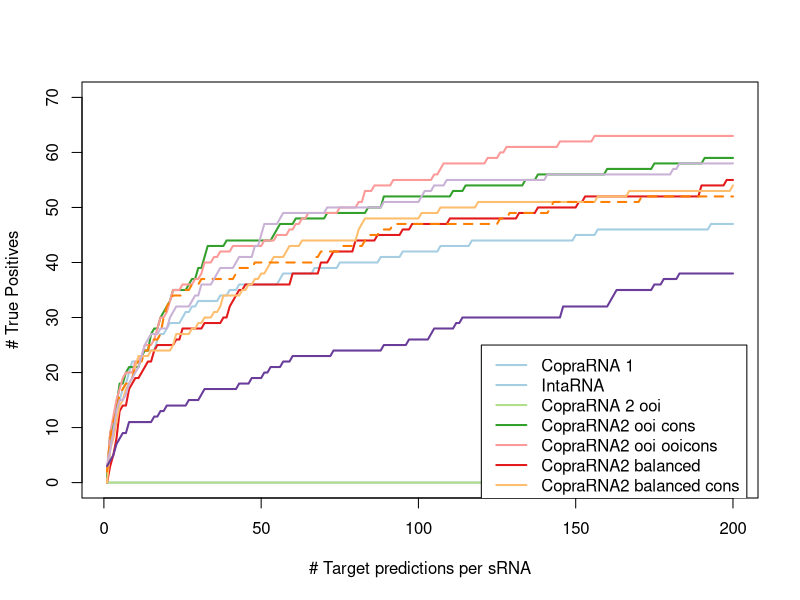

The R source for this figure:
d <- read.table("benchmark_no_stm.csv", sep=";", header=T)
d_t2 <- read.table("benchmark_targetrna2_no_stm.csv", sep=";", header=T)

# CopraRNA 1
c1 <- d$c1_rank
c1_cumulated <- c()

# CopraRNA 2 ooi
c2_ooi <- d$c2_ooi
c2_ooi_cumulated <- c()

# CopraRNA2 ooi cons
c2_ooi_cons <- d$c2_ooi_cons
c2_ooi_cons_cumulated <- c()

# CopraRNA2 ooi ooicons
c2_ooi_ooicons <- d$c2_ooi_ooicons
c2_ooi_ooicons_cumulated <- c()

# CopraRNA2 balanced
c2_bal <- d$c2_bal
c2_bal_cumulated <- c()

# CopraRNA2 balanced cons
c2_bal_cons <- d$c2_bal_cons
c2_bal_cons_cumulated <- c()

# CopraRNA 2 evo
c2_evo <- d$c2_evo
c2_evo_cumulated <- c()

# IntaRNA
intarna <- d$intarna
intarna_cumulated <- c()

# interactome
interactome <- d$interactome
interactome_cumulated <- c()

# TargetRNA2
targetrna <- d_t2$targetrna2
targetrna_cumulated <- c()

for (i in 1:200) {
    # CopraRNA 1
    c1_cumulated <- c(c1_cumulated, length(which(c1<=i)))
    # CopraRNA 2 ooi
    c2_ooi_cumulated <- c(c2_ooi_cumulated, length(which(c2_ooi<=i)))
    # CopraRNA2 ooi cons
    c2_ooi_cons_cumulated <- c(c2_ooi_cons_cumulated,length(which(c2_ooi_cons<=i)))
    # CopraRNA2 ooi ooicons
    c2_ooi_ooicons_cumulated <- c(c2_ooi_ooicons_cumulated, length(which(c2_ooi_ooicons<=i)))
    # CopraRNA2 balanced
    c2_bal_cumulated <- c(c2_bal_cumulated, length(which(c2_bal<=i)))
    # CopraRNA2 balanced cons
    c2_bal_cons_cumulated <- c(c2_bal_cons_cumulated, length(which(c2_bal_cons<=i)))
    # CopraRNA 2 evo 
    c2_evo_cumulated <- c(c2_evo_cumulated, length(which(c2_evo<=i)))
    # IntaRNA
    intarna_cumulated <- c(intarna_cumulated, length(which(intarna<=i)))
    # interactome
    interactome_cumulated <- c(interactome_cumulated, length(which(interactome<=i)))
    # TargetRNA2
    targetrna_cumulated <- c(targetrna_cumulated, length(which(targetrna<=i)))
}

pdf("CopraRNA2_benchmark_no_stm.pdf")
    # CopraRNA 1
    plot(c1_cumulated, type="l", main="", ylab="# True Positives", xlab="# Target predictions per sRNA", ylim=c(0,70), lwd=2, col="#a6cee3")
    # IntaRNA
    lines(intarna_cumulated, col="#a6cee3", lwd=2)
    # CopraRNA 2 ooi
    lines(c2_ooi_cumulated, col="#b2df8a", lwd=2)
    # CopraRNA2 ooi cons
    lines(c2_ooi_cons_cumulated, col="#33a02c", lwd=2)
    # CopraRNA2 ooi ooicons
    lines(c2_ooi_ooicons_cumulated, col="#fb9a99", lwd=2)
    # CopraRNA2 balanced
    lines(c2_bal_cumulated, col="#e31a1c", lwd=2)
    # CopraRNA2 balanced cons
    lines(c2_bal_cons_cumulated, col="#fdbf6f", lwd=2)
    # CopraRNA 2 evo
    lines(c2_evo_cumulated, col="#ff7f00", lwd=2, lty=2)
    # interactome
    lines(interactome_cumulated, col="#cab2d6", lwd=2)
    # TargetRNA 2
    lines(targetrna_cumulated, col="#6a3d9a", lwd=2)

    legend(120, 25, c("CopraRNA 1", "IntaRNA", "CopraRNA 2 ooi", "CopraRNA2 ooi cons", "CopraRNA2 ooi ooicons", "CopraRNA2 balanced", "CopraRNA2 balanced cons", "CopraRNA 2 evo", "interactome", "TargetRNA 2"), col=c("#a6cee3","#a6cee3","#b2df8a","#33a02c","#fb9a99","#e31a1c","#fdbf6f","#ff7f00","#cab2d6","#6a3d9a"), lwd=2)
dev.off()

